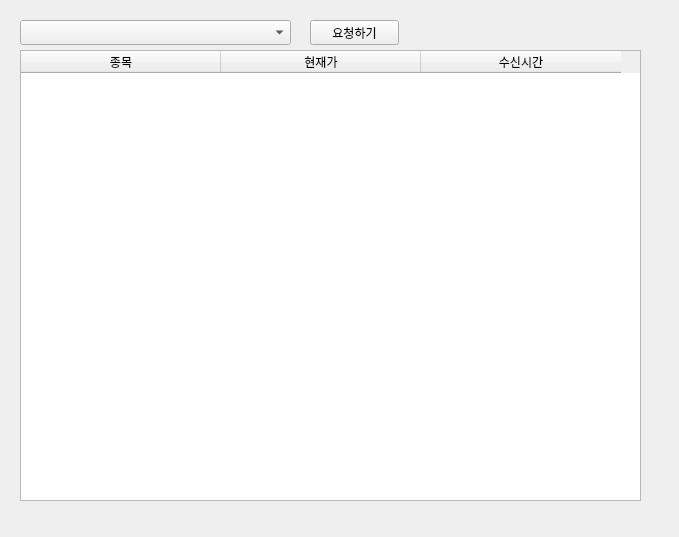
<?xml version="1.0" encoding="UTF-8"?>
<ui version="4.0">
 <class>Form</class>
 <widget class="QWidget" name="Form">
  <property name="geometry">
   <rect>
    <x>0</x>
    <y>0</y>
    <width>679</width>
    <height>537</height>
   </rect>
  </property>
  <property name="windowTitle">
   <string>Form</string>
  </property>
  <widget class="QComboBox" name="combo_code">
   <property name="geometry">
    <rect>
     <x>20</x>
     <y>20</y>
     <width>271</width>
     <height>25</height>
    </rect>
   </property>
  </widget>
  <widget class="QPushButton" name="button_request">
   <property name="geometry">
    <rect>
     <x>310</x>
     <y>20</y>
     <width>89</width>
     <height>25</height>
    </rect>
   </property>
   <property name="text">
    <string>요청하기</string>
   </property>
  </widget>
  <widget class="QTableWidget" name="table_info">
   <property name="geometry">
    <rect>
     <x>20</x>
     <y>50</y>
     <width>621</width>
     <height>451</height>
    </rect>
   </property>
   <attribute name="horizontalHeaderDefaultSectionSize">
    <number>200</number>
   </attribute>
   <attribute name="horizontalHeaderHighlightSections">
    <bool>false</bool>
   </attribute>
   <attribute name="verticalHeaderVisible">
    <bool>false</bool>
   </attribute>
   <attribute name="verticalHeaderHighlightSections">
    <bool>false</bool>
   </attribute>
   <column>
    <property name="text">
     <string>종목</string>
    </property>
   </column>
   <column>
    <property name="text">
     <string>현재가</string>
    </property>
   </column>
   <column>
    <property name="text">
     <string>수신시간</string>
    </property>
   </column>
  </widget>
 </widget>
 <resources/>
 <connections/>
</ui>
